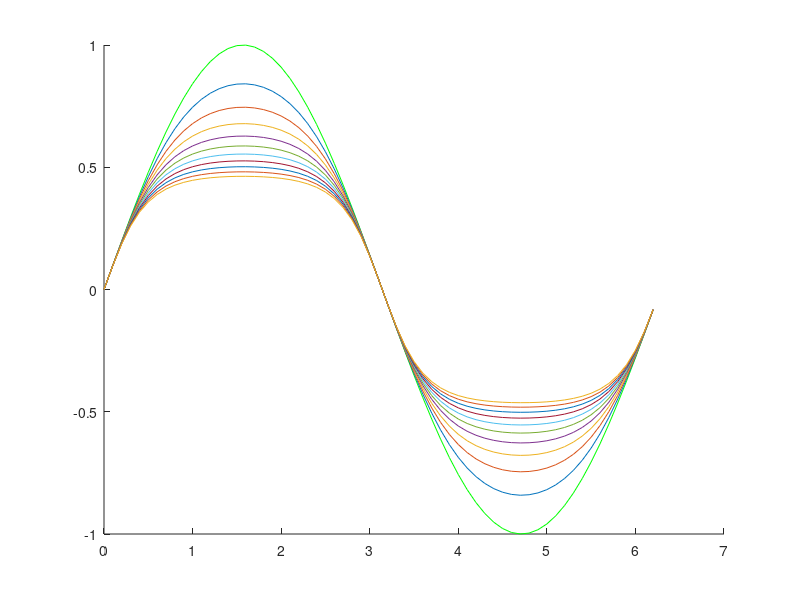
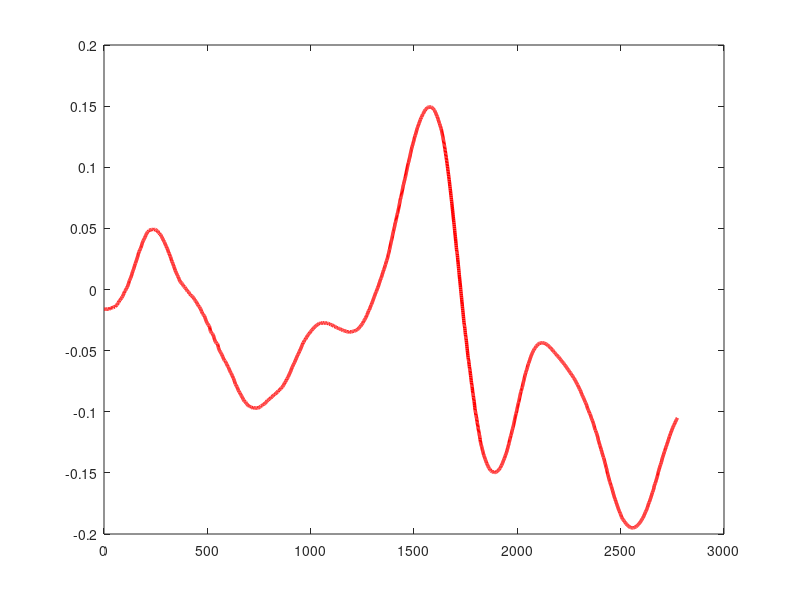

MATLAB code to generate these figures, in order: (Note: this script raises an error after producing the figures.)
%% Exercise 1 %%
% Adding integers from 1 to 10 with a for loop %

x = 0;
for i = 1:1:10      % iterate over all numbers from 1 to 10
    x = x + i;      % add them one by one to x
end

% Print to the console
fprintf('Exercise 1:\nSummation of all integers from 1 to 10 is: %.f \n\n', x)

%% Exercise 2 %%
% Plotting iterations of y = sin(x) %

vector = 0:0.1:2*pi;    % Define the vector
y = sin(vector);        % create the starting value
figure(1)
hold on
plot(vector, y, 'g')    % plot first curve
for i = 1:1:10
    y = sin(y);          % now iterate
    plot(vector, y)
end
hold off

%% Exercise 3 %%
% Using if/else to display passing or non-passing grades %

%grade = input('Exercise 3:\nEnter your grade for the class: ');
grade = 0.9

% If the grade given/set is greater than or equal to 90%, print message to the console
if (grade >= 0.9)       
   fprintf('You aced the course.\n\n')

% If the grade given/set is les than 90% and greater than or equal to 0.8, print message to the console
elseif ((0.9 > grade) && (grade >= 0.8))
        fprintf('You almost aced the course.\n\n')

% If the previous two don't apply, you obviously didn't ace the course \/ \/ \/
else
    fprintf("You didn't ace the course...nice try.\n\n")

end 


%% Exercise 4 %%
% Using a while loop to divide a large number %

num = 1000;
count = 0;
while (num >= 1)         % divide num by two until num becomes less than 1
    num = num/2;
    count = count + 1;  % Add 1 to the counter every time we divide by 2, until we can't anymore. We display count later
end
fprintf('Exercise 4:\nTotal number of iterations to achieve a number less than 1 from dividing 1000 by 2: %.f \n\n', count)


%% Exercise 5 %%
% Displaying arccosine and arcsine of various angles %

%x = input('Exercise 5:\nEnter a number between -1 and 1: ');     % Ask the user for input between -1 and 1
x = 0.5

if ((x <= -1) || (x >= 1))
    error("ERROR: Enter a valid number\n")          % If the input isn't in this range, produce an error
end

% Calculate arc cos and sin in radians
acos_rad = acos(x);
asin_rad = asin(x);

% Add conversion to degrees
acos_deg = (180/pi)*acos_rad;
asin_deg = (180/pi)*asin_rad;

% Now for the printing (I do 4 prints to make it a bit more readable)
fprintf("arccos(%g) = %.2f radians\n", x, acos_rad)
fprintf("arccos(%g) = %.2f degrees\n", x, acos_deg)
fprintf("arcsin(%g) = %.2f radians\n", x, asin_rad)
fprintf("arcsin(%g) = %.2f degrees\n", x, asin_deg)


%% Exercise 6 %%
% Digesting drone data and sorting it to plot proximity events %

load('Lab2_Exercise6.mat')     % Load the drone data px, py, pz

% Filter the matricies to be only values within 0.2m of the target value
x_filtered = abs(p_x - 0.0) <= 0.2;
y_filtered = abs(p_y - 0.0) <= 0.2;
z_filtered = abs(p_z - 0.7) <= 0.2;

% Create time vector
T = 1:length(p_x);

% ---- X Plot ------

% Plot T and p_x values that match up with filterd x values, with a red line
figure(2)
plot(T(x_filtered), p_x(x_filtered), 'r', 'LineWidth', 2.5, 'DisplayName', "X Position")

% Create an "Objective" line, x and y label, and a title for the graph
hold on
yline(0, 'k--', 'LineWidth', 1.5, 'DisplayName', 'Objective (0 m)')
xlabel('Sample number')
ylabel('X Position (m)')
title('Filtered X Position (within +-0.2m')
legend
hold off

% ---- Y Plot ------

% Plot T and p_y values that match up with filterd y values, with a green line
figure(3)
plot(T(y_filtered), p_y(y_filtered), 'g', 'LineWidth', 2.5, 'DisplayName', "Y Position")

% Create an "Objective" line, x and y label, and a title for the graph
hold on
yline(0, 'k--', 'LineWidth', 1.5, 'DisplayName', 'Objective (0 m)')
xlabel('Sample number')
ylabel('Y Position (m)')
title('Filtered Y Position (within +-0.2m')
legend
hold off

% ---- Z Plot ------

% Plot T and p_z values that match up with filterd z values, with a blue line
figure(4)
plot(T(z_filtered), p_z(z_filtered), 'b', 'LineWidth', 2.5, 'DisplayName', "Z Position")

% Create an "Objective" line, this time at 0.7m, x and y label, and a title for the graph
hold on
yline(0.7, 'k--', 'LineWidth', 1.5, 'DisplayName', 'Objective (0.7 m)')
xlabel('Sample number')
ylabel('Z Position (m)')
title('Filtered Z Position (within +-0.2m')
legend
hold off

% ----- Combined Plot ------

% Plot all the lines together with different colors
figure(5)
hold on
plot(T(x_filtered), p_x(x_filtered), 'r', 'LineWidth', 2.5, 'DisplayName', "X Position")
plot(T(y_filtered), p_y(y_filtered), 'g', 'LineWidth', 2.5, 'DisplayName', "Y Position")
plot(T(z_filtered), p_z(z_filtered), 'b', 'LineWidth', 2.5, 'DisplayName', "Z Position")

% Create the three "Objective" lines, x and y label, and the title, as well as the legend
yline(0, 'r--', 'LineWidth', 1.5, 'DisplayName', 'Objective X = 0 m')
yline(0, 'g-', 'LineWidth', 1.5, 'DisplayName', 'Objective Y = 0 m)')
yline(0.7, 'b--', 'LineWidth', 1.5, 'DisplayName', 'Objective Z = 0.7 m)')
xlabel('Sample number')
ylabel('Position (m)')
title('Drone X, Y, and Z position (Filtered + Objective Points')
legend("Location","northwest")
hold off

% I thought I would create a little legend in the console because there are a lot of figures and I couldn't figure out a way 
% to label them anything other than a number.
fprintf("\nFigures 2, 3, 4, and 5 all corespond to Exercise 6 with the collection of drone data\n")

%xindex = 1;
%for i = 1:length(p_x)
%    if ( (p_x(i) >= -2) && (p_x(i) <= 2) )      I decided to keep this given that I worked with it for a long time to iterate
%        x_sorted(xindex) = p_x(i);              through the data set for the numbers I wanted, before realizing I can just use
%       xindex = xindex + 1;                     abs() trick like I did above. This approach is more in line with the other 
%    end                                         excerises we did in the lab but takes up way more space and overcomplicates things.
%end        


%% Excercise 7
% Plotting theta with respect time using discrete-time dynamics equations

% ----------------------- Part D -----------------------
% Calling functions with a small value of theta

figure(6)
PlotThetaA(deg2rad(10), 0, 0.001, 5)
title('Initial theta: 10 degrees')
figure(7)
PlotThetaB(deg2rad(10), 0, 0.001, 5)
title('Initial theta: 10 degrees (Low theta asumption)')

% There is no noticable difference between the two graphs at a theta value
% this small. Doing the calculation by hand for thetaDot shows that because
% the value is so small, the discrepency between sin(theta) and theta itself
% (in radians, of course) is incredibly small, which leads to the very 
% similar behavior seen on the graphs.



% ----------------------- Part E -----------------------
% Calling functions with a significantly larger value of theta

figure(8)
PlotThetaA(deg2rad(70), 0, 0.001, 5)
title('Initial theta: 70 degrees')
figure(9)
PlotThetaB(deg2rad(70), 0, 0.001, 5)
title('Initial theta: 70 degrees (Low theta asumption)')


% Here the difference is still not very obvious, but is definitely visible
% by just looking at the end point behavior. The function that assumes
% small values of theta ends at almost the complete opposite angle 
% (-73 degrees vs ~40) as the function that correctly impliments changing 
% values of thetaDot. Doing a manual calculation once again, the discrepency
% between sin(theta) and theta is too large to ignore, which is clear looking
% at the graphs.



% ----------------------- Part F -----------------------
% Calling functions with small values of theta but larger values of delta (t)

figure(10)
PlotThetaA(deg2rad(10), 0, 0.02, 5)
title('Initial theta: 10 degrees with larger delta (t)')
figure(11)
PlotThetaB(deg2rad(10), 0, 0.02, 5)
title('Initial theta: 10 degrees & larger delta (t) (Low theta asumption)')

% For this final test, the end behavior between the two graphs is almost
% exactly identical, very similar to the first test. This is expected,
% because after shrinking the value of delta (t), we give the two graphs
% less effective time to diverge (less total iterations through the loop).
% A manual calculation once again provides a very small discrepency between
% the two values of sin(theta) and theta.


% I added another little legend here in the console for the same reason as above, there are a ton of figures to keep track of
fprintf("Figures 6 through 11 are all the variations of plotting the angle theta\nfor a swinging pendulum using dynamics equations\n")

% ------------------------ Part C Functions -----------------------
% Takes theta, theta dot, the time step, and the total time as inputs and plots theta with respect to time for those values
function [] = PlotThetaA(theta0, thetaDot0, timeStep, totalTime)
    g = 9.81;
    L = 0.5;

    % Create time vector
    t = 0:timeStep:totalTime;
    N = length(t);

    % Initialize arrays with 0s
    theta = zeros(1, N);
    thetaDot = zeros(1, N);

    % Set up the initial conditions
    theta(1) = theta0;
    thetaDot(1) = thetaDot0;

    % Iterate over theta, incrementing theta and thetaDot according to dynamics equation
    for k = 1 : N - 1
        theta(k+1) = theta(k) + timeStep * thetaDot(k);
        thetaDot(k+1) = thetaDot(k) - timeStep * (g/L) * sin(theta(k));
    end

    % Now for the plot
    plot(t, theta * (180/pi), 'g', 'LineWidth', 2)
    xlabel('Time (s)')
    ylabel('Theta degrees)')
    title("Pendulum Angle Theta Recorded Over Time")
end


% Do almost the exact same thing, except for the change to thetaDot over time
function [] = PlotThetaB(theta0, thetaDot0, timeStep, totalTime)
    g = 9.81;
    L = 0.5;

    % Create time vector
    t = 0:timeStep:totalTime;
    N = length(t);

    % Initialize arrays with 0s
    theta = zeros(1, N);
    thetaDot = zeros(1, N);

    % Set up the initial conditions
    theta(1) = theta0;
    thetaDot(1) = thetaDot0;

    % Iterate over theta, incrementing theta and thetaDot according to dynamics equation
    for k = 1 : N - 1
        theta(k+1) = theta(k) + timeStep * thetaDot(k);
        thetaDot(k+1) = thetaDot(k) - timeStep * (g/L) * theta(k);
    end

    % Now for the plot
    plot(t, theta * (180/pi), 'r', 'LineWidth', 2)
    xlabel('Time (s)')
    ylabel('Theta (degrees)')
    title("Pendulum Angle Theta Recorded Over Time (Assuming small Theta Values)")
end
